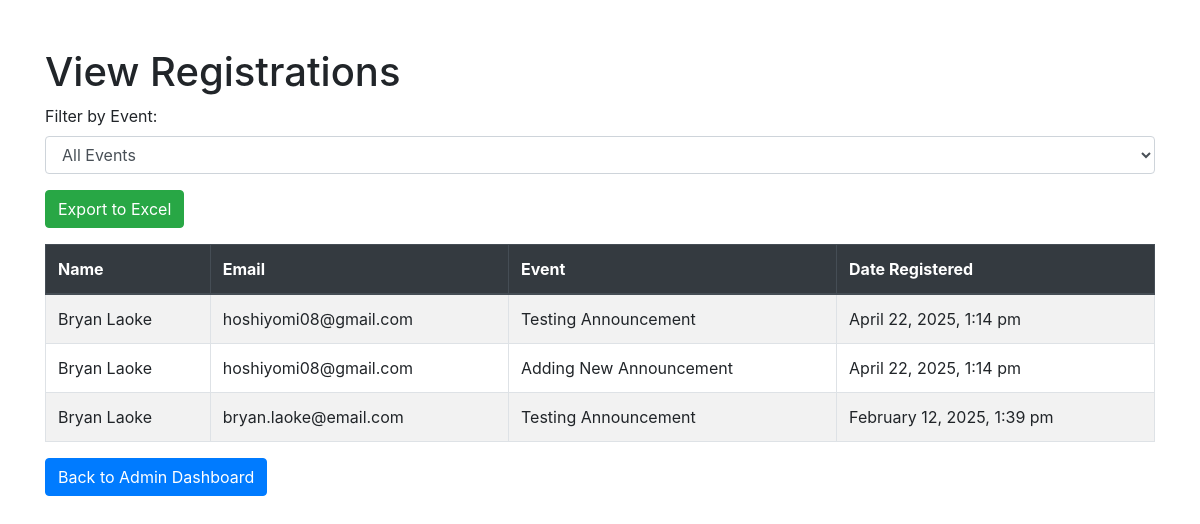
The page /view_registrations.php (signed in) on the database as committed earlier.
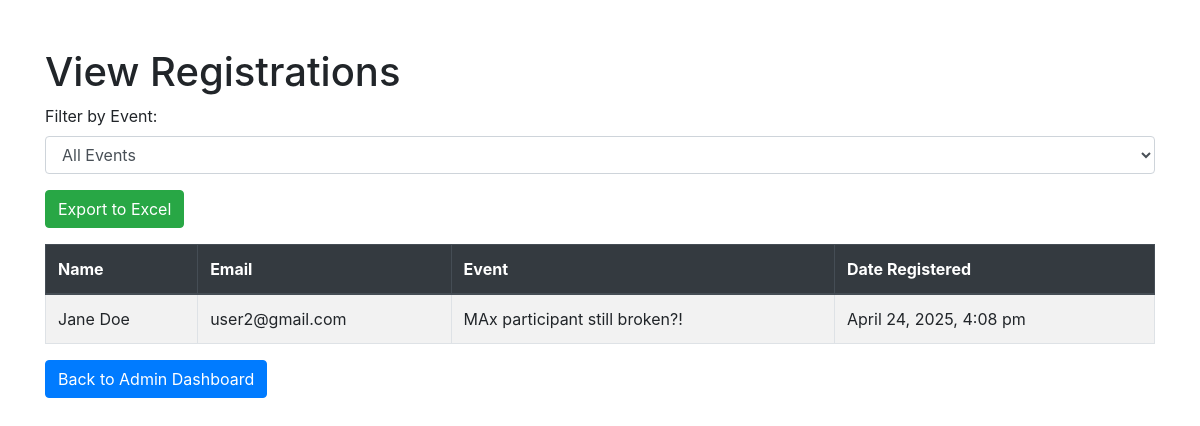
The same page on the database as committed later.
### tables this page shows
CREATE TABLE `registrations` (
  `id` int(11) NOT NULL,
  `announcement_id` int(11) NOT NULL,
  `user_id` int(11) NOT NULL,
  `name` varchar(255) NOT NULL,
  `email` varchar(255) NOT NULL,
  `registered_at` timestamp NOT NULL DEFAULT current_timestamp()
);

CREATE TABLE `users` (
  `id` int(11) NOT NULL,
  `username` varchar(50) NOT NULL,
  `password` varchar(255) NOT NULL,
  `first_name` varchar(100) NOT NULL,
  `last_name` varchar(100) NOT NULL,
  `gender` enum('Male','Female','Other') NOT NULL,
  `phone_number` varchar(15) NOT NULL,
  `email` varchar(100) NOT NULL,
  `birthdate` date NOT NULL,
  `street` varchar(255) NOT NULL,
  `house_number` varchar(50) NOT NULL,
  `date_registered` timestamp NOT NULL DEFAULT current_timestamp()
);

CREATE TABLE `announcements` (
  `id` int(11) NOT NULL,
  `title` varchar(255) NOT NULL,
  `content` text NOT NULL,
  `type` enum('view-only','event') NOT NULL,
  `max_participants` int(11) DEFAULT NULL,
  `created_at` timestamp NOT NULL DEFAULT current_timestamp(),
  `registered_participants` int(11) DEFAULT 0,
  `image_path` varchar(255) DEFAULT NULL,
  `genre` varchar(255) NOT NULL,
  `active_until` datetime DEFAULT NULL,
  `is_active` tinyint(1) DEFAULT 1
);

### view_registrations.php (the view, shortened to what this page needs)
<?php
include 'db.php';
$sql = "SELECT CONCAT(users.first_name, ' ', users.last_name) AS name,
               users.email,
               announcements.title AS event_title,
               registrations.registered_at
        FROM registrations
        JOIN announcements ON registrations.announcement_id = announcements.id
        JOIN users ON registrations.user_id = users.id";
$sql .= " ORDER BY registered_at DESC";
$result = $conn->query($sql);
?>
<!DOCTYPE html>
<html lang="en">
<head>
    <link rel="stylesheet" href="https://maxcdn.bootstrapcdn.com/bootstrap/4.5.2/css/bootstrap.min.css">
</head>
<body>
    <div class="container">
        <h1 class="mt-5">View Registrations</h1>
        <form method="GET" class="mb-3">
            <div class="form-group">
                <label for="event_id">Filter by Event:</label>
                <select name="event_id" id="event_id" class="form-control" onchange="filterRegistrations()">
                    <option value="">All Events</option>
                </select>
            </div>
        </form>
        <form method="POST" action="export_registrations.php" class="mb-3">
            <button type="submit" class="btn btn-success">Export to Excel</button>
        </form>
        <table class="table table-bordered table-striped mt-3">
            <thead class="thead-dark">
                <tr>
                    <th>Name</th>
                    <th>Email</th>
                    <th>Event</th>
                    <th>Date Registered</th>
                </tr>
            </thead>
            <tbody>
                <?php while ($row = $result->fetch_assoc()): ?>
                    <tr>
                        <td><?php echo htmlspecialchars($row['name']); ?></td>
                        <td><?php echo htmlspecialchars($row['email']); ?></td>
                        <td><?php echo htmlspecialchars($row['event_title']); ?></td>
                        <td><?php echo date("F j, Y, g:i a", strtotime($row['registered_at'])); ?></td>
                    </tr>
                <?php endwhile; ?>
            </tbody>
        </table>
        <p><a href="admin_dashboard.php" class="btn btn-primary">Back to Admin Dashboard</a></p>
    </div>
</body>
</html>

Rows that differ between the two databases and show on the page:
removed registrations: name "Bryan Laoke", user.email "hoshiyomi08@gmail.com", announcement.title "Testing Announcement", registered_at "April 22, 2025, 1:14 pm"
removed registrations: name "Bryan Laoke", user.email "hoshiyomi08@gmail.com", announcement.title "Adding New Announcement", registered_at "April 22, 2025, 1:14 pm"
removed registrations: name "Bryan Laoke", user.email "bryan.laoke@email.com", announcement.title "Testing Announcement", registered_at "February 12, 2025, 1:39 pm"
added registrations: name "Jane Doe", user.email "user2@gmail.com", announcement.title "MAx participant still broken?!", registered_at "April 24, 2025, 4:08 pm"
